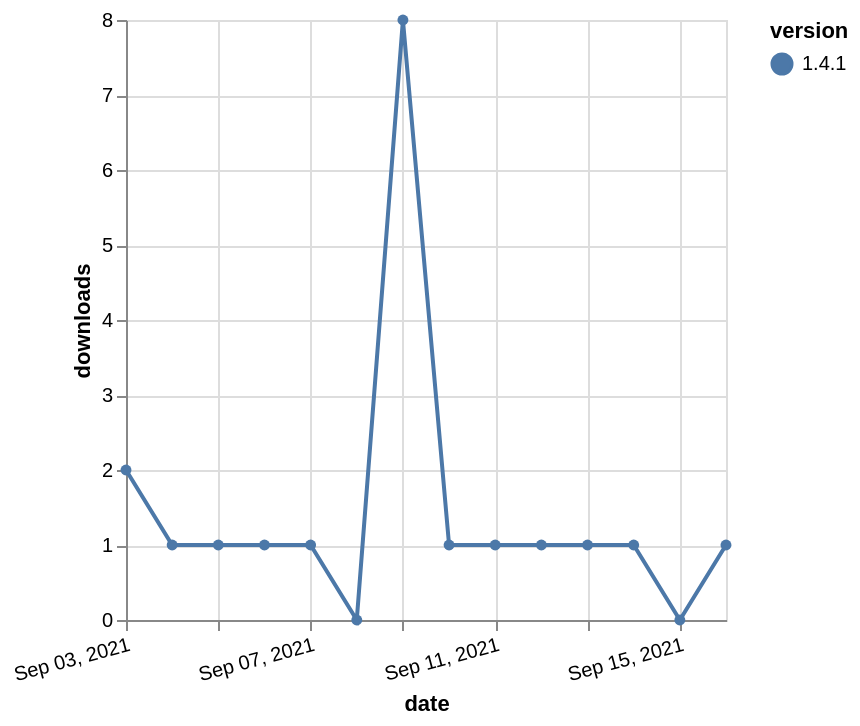

Write the Vega-Lite specification saved for this chart.
### Vega-Lite specification from a JSON file in a GitHub repository (floating-point values rounded to 4 significant figures)
{"$schema": "https://vega.github.io/schema/vega-lite/v5.json", "description": "A simple bar chart with embedded data.", "data": {"values": [{"date": "2021-09-03", "total": 516, "delta": 2, "version": "1.4.1"}, {"date": "2021-09-04", "total": 517, "delta": 1, "version": "1.4.1"}, {"date": "2021-09-05", "total": 518, "delta": 1, "version": "1.4.1"}, {"date": "2021-09-06", "total": 519, "delta": 1, "version": "1.4.1"}, {"date": "2021-09-07", "total": 520, "delta": 1, "version": "1.4.1"}, {"date": "2021-09-08", "total": 520, "delta": 0, "version": "1.4.1"}, {"date": "2021-09-09", "total": 528, "delta": 8, "version": "1.4.1"}, {"date": "2021-09-10", "total": 529, "delta": 1, "version": "1.4.1"}, {"date": "2021-09-11", "total": 530, "delta": 1, "version": "1.4.1"}, {"date": "2021-09-12", "total": 531, "delta": 1, "version": "1.4.1"}, {"date": "2021-09-13", "total": 532, "delta": 1, "version": "1.4.1"}, {"date": "2021-09-14", "total": 533, "delta": 1, "version": "1.4.1"}, {"date": "2021-09-15", "total": 533, "delta": 0, "version": "1.4.1"}, {"date": "2021-09-16", "total": 534, "delta": 1, "version": "1.4.1"}]}, "width": "container", "mark": {"type": "line", "point": {"filled": true}}, "encoding": {"x": {"field": "date", "type": "temporal", "timeUnit": "yearmonthdate", "title": "date", "axis": {"labelAngle": -15}}, "y": {"field": "delta", "type": "quantitative", "title": "downloads"}, "color": {"field": "version", "type": "nominal"}, "tooltip": {"field": "delta"}}}
